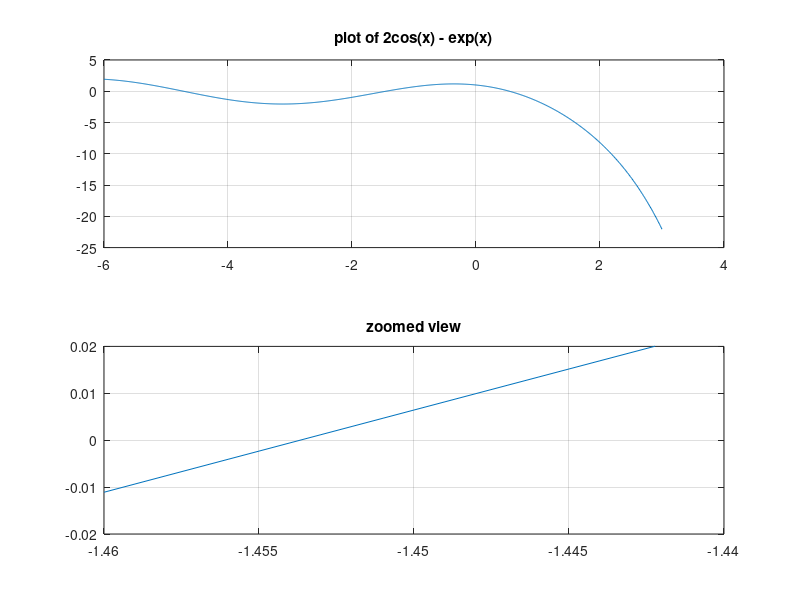

Write MATLAB code to recreate this figure.
%  Plot function over large interval.subplot(2,1,1)x = [-6:.01:3];plot(x,2*cos(x)-exp(x))  title('plot of 2cos(x) - exp(x)')grid on%  Zoom in on smaller interval about one root.subplot(2,1,2)xx = [-1.46:.001:-1.44];plot(xx,2*cos(xx)-exp(xx))  axis([-1.46 -1.44 -0.02 0.02])title('zoomed view')grid on